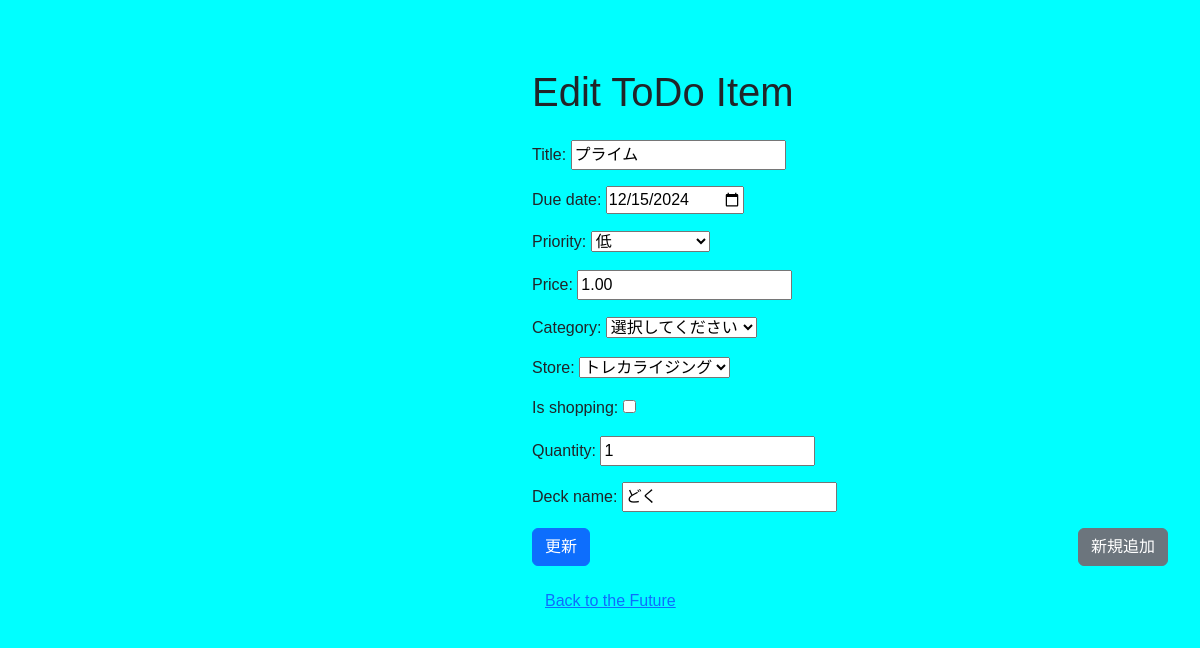
Screenshot of /edit/37/ (signed in) with the database file from the repository.
### todo/models.py (models this page shows, shortened)
class TodoItem(models.Model):
    title = models.CharField(max_length=200)
    completed = models.BooleanField(default=False)
    description = models.CharField(max_length=100)
    due_date = models.DateField(null=True, blank=True)
    priority = models.CharField(max_length=50)
    price = models.DecimalField(max_digits=10, decimal_places=2, null=True, blank=True)  # 任意にする
    deadline = models.DateField(null=True, blank=True)
    name = models.CharField(max_length=100)
    category = models.ForeignKey(Category, on_delete=models.CASCADE)
    is_shopping = models.BooleanField(default=False)
    source = models.CharField(max_length=50, default='default')
    store = models.ForeignKey(Store, on_delete=models.CASCADE, null=True, blank=True)  # 店舗フィールドを追加
    quantity = models.IntegerField(default=1)  # ここに追加
    shopping_category = models.ForeignKey(ShoppingCategory, on_delete=models.CASCADE, null=True, blank=True)  # ショッピングカテゴリを追加する  # 新規フィールドを追加する  # 新規フィールドを追加する  # 新規フィールドを追加する  # 新規フィールドを追加する  # 新規フィールドを追加する
    deck_name = models.CharField(max_length=100, blank=True, null=True)  # デッキ名フィールド

### todo/views.py (the view)
# urls.py: path('edit/<int:todo_id>/', views.edit_todo_item, name='edit_todo_item'),
@login_required
def edit_todo_item(request, todo_id):
    todo_item = get_object_or_404(TodoItem, pk=todo_id)
    if request.method == 'POST':
        form = ToDoItemForm(request.POST, instance=todo_item)
        if form.is_valid():
            if 'add_new' in request.POST:
                new_todo_item = form.save(commit=False)  # 保存前にインスタンスを取得
                new_todo_item.id = None  # 新しいIDを割り当てる
                new_todo_item.save()  # 新規保存
                return redirect('todo_list')  # ToDoリストにリダイレクト
            else:
                form.save()
                return redirect('todo_list')  # ToDoリストにリダイレクト
    else:
        form = ToDoItemForm(instance=todo_item)
    return render(request, 'todo/edit_todo_item.html', {'form': form})

### todo/forms.py
class ToDoItemForm(forms.ModelForm):
    due_date = forms.DateField(
        widget=forms.DateInput(format='%Y-%m-%d', attrs={'type': 'date'}),
        input_formats=['%Y-%m-%d', '%Y/%m/%d', '%Y年%m月%d日']
    )
    PRIORITY_CHOICES = [
        ('低', '低'),
        ('中', '中'),
        ('高', '高'),
        ('まじ高い', 'まじ高め'),
        ('最速でやれよ','最速でやれよ')
    ]
    priority = forms.ChoiceField(choices=PRIORITY_CHOICES)
    category = forms.ModelChoiceField(
        queryset=Category.objects.all(),
        empty_label="選択してください",
        to_field_name='name'
    )
    store = forms.ModelChoiceField(
        queryset=Store.objects.all(),
        empty_label="選択してください",
    )
    class Meta:
        model = TodoItem
        fields = ['title', 'due_date', 'priority', 'price', 'category', 'store', 'is_shopping','quantity','deck_name']
    store = forms.ModelChoiceField(queryset=Store.objects.all(), required=True, empty_label="選択してください")

### todo/models.py (called while the page is built)
    def __str__(self):
        return self.name

    def __str__(self):
        return self.name

### templates/todo/edit_todo_item.html (shortened to what this page needs)
<!DOCTYPE html>
<html lang="en">
<head>
    {% load static %}
    <link href="https://cdn.jsdelivr.net/npm/bootstrap@5.3.3/dist/css/bootstrap.min.css" rel="stylesheet">
    <link rel="stylesheet" href="{% static 'css/styles.css' %}">
</head>
<body>
    <div class="container mt-5">
        <h1 class="mb-4">Edit ToDo Item</h1>
        <form method="post">
            <div class="mb-3">
                {{ form.as_p }}
            </div>
            <div class="d-flex justify-content-between">
                <button type="submit" class="btn btn-primary">更新</button>
                <input type="submit" name="add_new" value="新規追加" class="btn btn-secondary">
            </div>
        </form>
        <a href="{% url 'todo_list' %}" class="btn btn-link mt-3">Back to the Future</a>
    </div>
</body>
</html>

### static/css/styles.css (style rules this page uses)
body { font-family: Arial, sans-serif; margin-left: 500px; padding: 20px; background-color: aqua; }

### rows the page displays
TodoItem: title "プライム", due_date "12/15/2024", priority "低", price "1.00", category "選択してください", store "トレカライジング", quantity "1", deck_name "どく"
